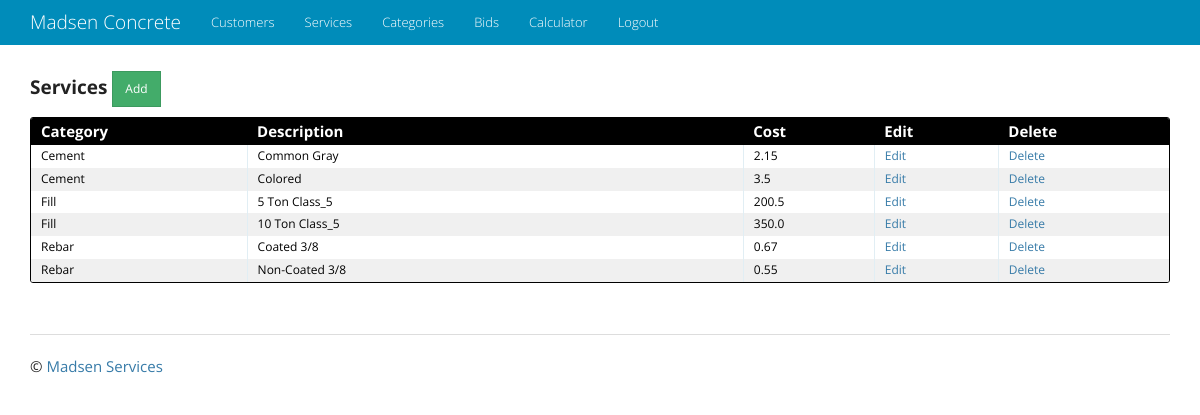
The app's page /service/ with its own data.
### service/models.py (models this page shows, shortened)
class Service(models.Model):
    description = models.CharField(max_length=200)
    cost = models.FloatField()
    category = models.ForeignKey('category.Category', on_delete=models.CASCADE, null=True)

### category/models.py (models this page shows, shortened)
class Category(models.Model):
    name = models.CharField(max_length=20)
    class Meta:
        ordering = ['name']

### service/views.py (the view)
class ServiceList(ListView):
    model = Service
    def get_queryset(self, *args, **kwargs):
        qs = super(ServiceList, self).get_queryset(*args, **kwargs).order_by('category')
        return qs

### templates/service/service_list.html
{% extends "base.html" %}
{% block content %}
<div class="entries">
  <h4><strong>Services </strong><a href="{% url 'service_app:service_create' %}"
                                    class="btn btn-sm btn-success" role="button">Add</a></h4>
  <div class="datagrid">
    <table>
      <thead>
        <tr>
          <th width="10px"><strong>Category</strong></th>
          <th width="200px"><strong>Description</strong></th>
          <th width="50px"><strong>Cost</strong></th>
          <th width="50px"><strong>Edit</strong></th>
            <th width="50px"><strong>Delete</strong></th>
        </tr>
      </thead>
      {% for service in object_list %}
        <tr style="{% cycle 'background: white' 'background: #F0F0F0' %}">
            <td>{{ service.category.name }}</td>
            <td>{{ service.description }}</td>
            <td>{{ service.cost }}</td>
            <td><a href="{% url 'service_app:service_update' pk=service.pk %}">Edit</a></td>
            <td><a href="{% url 'service_app:service_delete' pk=service.pk %}">Delete</a></td>
        </tr>
      {% endfor %}
    </table>
  </div>
</div>
{% endblock content %}

### static/css/main.css (style rules this page uses)
body { padding: 60px 0; background: #ffffff; }
a, h1, h2 { color: #377BA8; }
.entries { list-style: none; margin: 0; padding: 0; }
.datagrid table { border-collapse: collapse; text-align: left; width: 100%; }
.datagrid { background: #fff; overflow: hidden; border: 1px solid #000000; border-radius: 3px; }
.datagrid table td, .datagrid table th { padding: 3px 10px; }
.datagrid table thead th { background-color:#000000; color:#FFFFFF; font-size: 15px; font-weight: bold; }
.datagrid table thead th:first-child { border: none; }
.datagrid table tbody td { color: #000000; border-left: 1px solid #E1EEF4; font-size: 12px; font-weight: normal; }
.datagrid table tbody td:first-child { border-left: none; }
.datagrid table tbody tr:last-child td { border-bottom: none; }

### records on screen
Service: category.name "Cement", description "Common Gray", cost "2.15"
Service: category.name "Cement", description "Colored", cost "3.5"
Service: category.name "Fill", description "5 Ton Class_5", cost "200.5"
Service: category.name "Fill", description "10 Ton Class_5", cost "350.0"
Service: category.name "Rebar", description "Coated 3/8", cost "0.67"
Service: category.name "Rebar", description "Non-Coated 3/8", cost "0.55"
